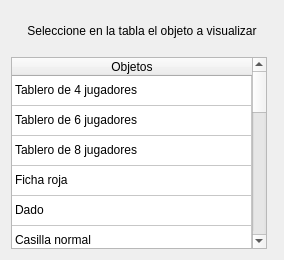
       <widget class="QWidget" name="tabObjetos">
        <attribute name="title">
         <string>Objetos</string>
        </attribute>
        <layout class="QHBoxLayout" name="horizontalLayout_2">
         <item>
          <layout class="QVBoxLayout" name="verticalLayout">
           <item>
            <widget class="QLabel" name="lbObjeto">
             <property name="sizePolicy">
              <sizepolicy hsizetype="Minimum" vsizetype="Minimum">
               <horstretch>0</horstretch>
               <verstretch>0</verstretch>
              </sizepolicy>
             </property>
             <property name="minimumSize">
              <size>
               <width>0</width>
               <height>40</height>
              </size>
             </property>
             <property name="maximumSize">
              <size>
               <width>16777215</width>
               <height>40</height>
              </size>
             </property>
             <property name="text">
              <string>Seleccione en la tabla el objeto a visualizar</string>
             </property>
             <property name="alignment">
              <set>Qt::AlignCenter</set>
             </property>
            </widget>
           </item>
           <item>
            <layout class="QHBoxLayout" name="horizontalLayout">
             <item>
              <widget class="QTableWidget" name="table">
               <property name="sizePolicy">
                <sizepolicy hsizetype="Minimum" vsizetype="Expanding">
                 <horstretch>0</horstretch>
                 <verstretch>0</verstretch>
                </sizepolicy>
               </property>
               <property name="editTriggers">
                <set>QAbstractItemView::NoEditTriggers</set>
               </property>
               <property name="showDropIndicator" stdset="0">
                <bool>false</bool>
               </property>
               <property name="dragDropOverwriteMode">
                <bool>false</bool>
               </property>
               <property name="selectionMode">
                <enum>QAbstractItemView::SingleSelection</enum>
               </property>
               <property name="selectionBehavior">
                <enum>QAbstractItemView::SelectRows</enum>
               </property>
               <property name="wordWrap">
                <bool>false</bool>
               </property>
               <attribute name="horizontalHeaderStretchLastSection">
                <bool>true</bool>
               </attribute>
               <attribute name="verticalHeaderVisible">
                <bool>false</bool>
               </attribute>
               <row>
                <property name="text">
                 <string/>
                </property>
               </row>
               <row>
                <property name="text">
                 <string/>
                </property>
               </row>
               <row>
                <property name="text">
                 <string/>
                </property>
               </row>
               <row>
                <property name="text">
                 <string/>
                </property>
               </row>
               <row>
                <property name="text">
                 <string/>
                </property>
               </row>
               <row>
                <property name="text">
                 <string/>
                </property>
               </row>
               <row>
                <property name="text">
                 <string/>
                </property>
               </row>
               <row>
                <property name="text">
                 <string/>
                </property>
               </row>
               <row>
                <property name="text">
                 <string/>
                </property>
               </row>
               <row>
                <property name="text">
                 <string/>
                </property>
               </row>
               <row>
                <property name="text">
                 <string/>
                </property>
               </row>
               <row>
                <property name="text">
                 <string/>
                </property>
               </row>
               <row>
                <property name="text">
                 <string/>
                </property>
               </row>
               <row>
                <property name="text">
                 <string/>
                </property>
               </row>
               <row>
                <property name="text">
                 <string/>
                </property>
               </row>
               <row>
                <property name="text">
                 <string/>
                </property>
               </row>
               <row>
                <property name="text">
                 <string/>
                </property>
               </row>
               <row>
                <property name="text">
                 <string/>
                </property>
               </row>
               <row>
                <property name="text">
                 <string/>
                </property>
               </row>
               <row>
                <property name="text">
                 <string/>
                </property>
               </row>
               <column>
                <property name="text">
                 <string>Objetos</string>
                </property>
               </column>
               <item row="0" column="0">
                <property name="text">
                 <string>Tablero de 4 jugadores</string>
                </property>
               </item>
               <item row="1" column="0">
                <property name="text">
                 <string>Tablero de 6 jugadores</string>
                </property>
               </item>
               <item row="2" column="0">
                <property name="text">
                 <string>Tablero de 8 jugadores</string>
                </property>
               </item>
               <item row="3" column="0">
                <property name="text">
                 <string>Ficha roja</string>
                </property>
               </item>
               <item row="4" column="0">
                <property name="text">
                 <string>Dado</string>
                </property>
               </item>
               <item row="5" column="0">
                <property name="text">
                 <string>Casilla normal</string>
                </property>
               </item>
               <item row="6" column="0">
                <property name="text">
                 <string>3 players initial square</string>
                </property>
               </item>
               <item row="7" column="0">
                <property name="text">
                 <string>4 players initial square</string>
                </property>
               </item>
               <item row="8" column="0">
                <property name="text">
                 <string>6 players initial square</string>
                </property>
               </item>
               <item row="9" column="0">
                <property name="text">
                 <string>8 players initial square</string>
                </property>
               </item>
               <item row="10" column="0">
                <property name="text">
                 <string>3 players final square</string>
                </property>
               </item>
               <item row="11" column="0">
                <property name="text">
                 <string>4 players final square</string>
                </property>
               </item>
               <item row="12" column="0">
                <property name="text">
                 <string>6 players final square</string>
                </property>
               </item>
               <item row="13" column="0">
                <property name="text">
                 <string>8 players final square</string>
                </property>
               </item>
               <item row="14" column="0">
                <property name="text">
                 <string>4 player left oblique square</string>
                </property>
               </item>
               <item row="15" column="0">
                <property name="text">
                 <string>6 player left oblique square</string>
                </property>
               </item>
               <item row="16" column="0">
                <property name="text">
                 <string>8 player left oblique square</string>
                </property>
               </item>
               <item row="17" column="0">
                <property name="text">
                 <string>4 player left oblique square</string>
                </property>
               </item>
               <item row="18" column="0">
                <property name="text">
                 <string>6 player left oblique square</string>
                </property>
               </item>
               <item row="19" column="0">
                <property name="text">
                 <string>8 player left oblique square</string>
                </property>
               </item>
              </widget>
             </item>
             <item>
              <widget class="wdgShowObject" name="wdgso" native="true">
               <property name="sizePolicy">
                <sizepolicy hsizetype="Expanding" vsizetype="Preferred">
                 <horstretch>0</horstretch>
                 <verstretch>0</verstretch>
                </sizepolicy>
               </property>
              </widget>
             </item>
            </layout>
           </item>
          </layout>
         </item>
        </layout>
       </widget>
